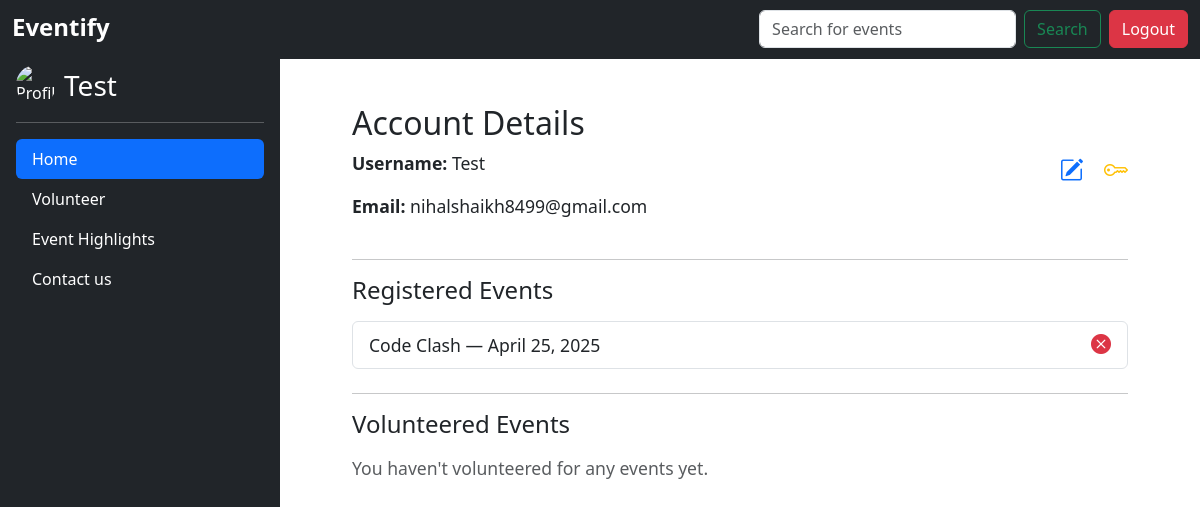
Page /profile/ (signed in) on the earlier database version.
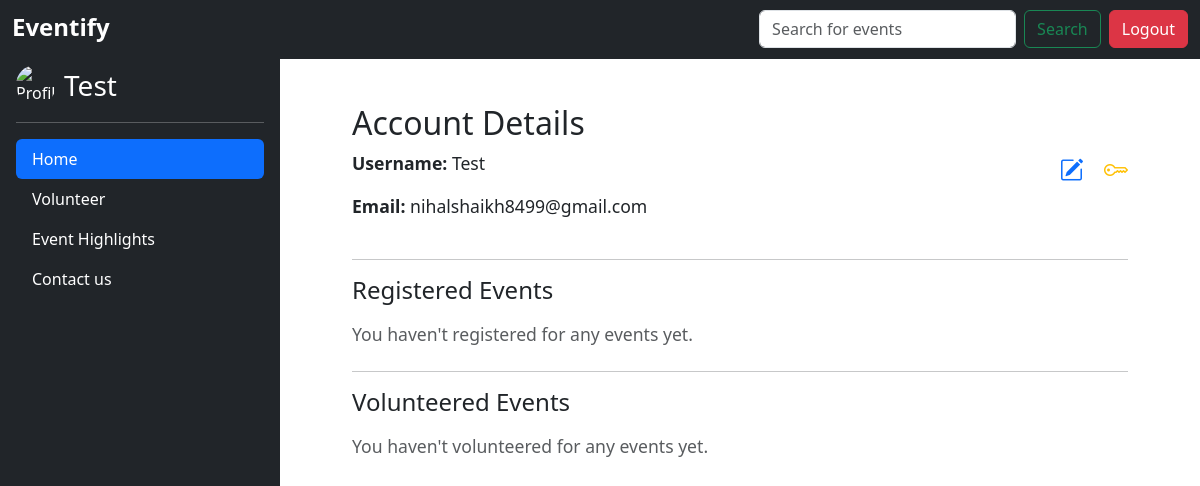
Same page on the later database version.
### events/models.py (models this page shows, shortened)
class EventRegistration(models.Model):
    DEPARTMENT_CHOICES = [
        ('FY MCA', 'First Year MCA'),
        ('SY MCA', 'Second Year MCA'),
        ('FY MBA', 'First Year MBA'),
        ('SY MBA', 'Second Year MBA'),
    ]
    user = models.ForeignKey(User, on_delete=models.CASCADE)
    event = models.ForeignKey(Event, on_delete=models.CASCADE)
    phone_number = models.CharField(max_length=10)
    department = models.CharField(max_length=10, choices=DEPARTMENT_CHOICES)
    players = models.JSONField()
    class Meta:
        unique_together = ('user', 'event')

class Event(models.Model):
    EVENT_CATEGORIES = [
        ('Coding', 'Coding Competition'),
        ('Sports', 'Sports Event'),
        ('Cultural', 'Cultural Event'),
        ('Other', 'Other'),
    ]
    name = models.CharField(max_length=255)
    description = models.TextField()
    category = models.CharField(max_length=20, choices=EVENT_CATEGORIES)
    date = models.DateField()
    time = models.TimeField()
    venue = models.CharField(max_length=255)
    image = CloudinaryField('image', blank=True, null=True)  # Change to CloudinaryField
    min_players = models.PositiveIntegerField(default=1)
    max_players = models.PositiveIntegerField(default=1)
    created_at = models.DateTimeField(auto_now_add=True)
    rule_book = models.FileField(upload_to='rule_books/', blank=True, null=True)
    volunteer_requirement = models.PositiveIntegerField(default=0)
    registration_deadline = models.DateTimeField(null=True, blank=True)

### events/views.py (the view)
# urls.py: path('profile/', views.profile_view, name='profile'),
@login_required
def profile_view(request):
    registered_events = EventRegistration.objects.filter(user=request.user).select_related('event')
    volunteered_events = VolunteerRegistration.objects.filter(user=request.user).select_related('event')
    return render(request, 'profile.html', {
        'registered_events': registered_events,
        'volunteered_events': volunteered_events,
    })

### events/templates/profile.html
{% extends "base.html" %}
{% load static %}
{% block content %}
<link rel="stylesheet" href="https://cdn.jsdelivr.net/npm/bootstrap-icons@1.10.5/font/bootstrap-icons.css">
<div class="container py-5" style="max-width: 800px; font-size: 1.1rem;">
  <div class="mb-4 d-flex justify-content-between align-items-center">
    <div>
      <h2>Account Details</h2>
      <p><strong>Username:</strong> {{ request.user.username }}</p>
      <p><strong>Email:</strong> {{ request.user.email }}</p>
    </div>
    <div>
      <a href="{% url 'edit_profile' %}" class="text-decoration-none me-3" title="Edit Profile">
        <i class="bi bi-pencil-square fs-4 text-primary"></i>
      </a>
      <a href="{% url 'change_password' %}" class="text-decoration-none" title="Change Password">
        <i class="bi bi-key fs-4 text-warning"></i>
      </a>
    </div>
  </div>
  <hr>
  <div class="mb-4">
    <h4 class="mb-3">Registered Events</h4>
    {% if registered_events %}
      <ul class="list-group">
        {% for reg in registered_events %}
          <li class="list-group-item d-flex justify-content-between align-items-center">
            <a href="{% url 'event_detail' reg.event.id %}" class="text-decoration-none text-dark">
              {{ reg.event.name }} — {{ reg.event.date }}
            </a>
            <a href="{% url 'unregister_event' reg.id %}" class="text-danger" title="Unregister">
              <i class="bi bi-x-circle-fill fs-5"></i>
            </a>
          </li>
        {% endfor %}
      </ul>
    {% else %}
      <p class="text-muted">You haven't registered for any events yet.</p>
    {% endif %}
  </div>
  <hr>
  <div>
    <h4 class="mb-3">Volunteered Events</h4>
    {% if volunteered_events %}
      <ul class="list-group">
        {% for reg in volunteered_events %}
        <li class="list-group-item d-flex justify-content-between align-items-center">
          <a href="{% url 'event_detail' reg.event.id %}" class="text-decoration-none text-dark">
            {{ reg.event.name }} — {{ reg.event.date }}
          </a>
          <a href="{% url 'unregister_volunteer' reg.id %}" class="text-danger" title="Withdraw Volunteering">
            <i class="bi bi-x-circle-fill fs-5"></i>
          </a>
        </li>
      {% endfor %}
      </ul>
    {% else %}
      <p class="text-muted">You haven't volunteered for any events yet.</p>
    {% endif %}
  </div>
</div>
{% endblock %}

### templates/base.html (shortened to what this page needs)
{% load static %}
<!DOCTYPE html>
<html lang="en">
<head>
    <link href="https://cdn.jsdelivr.net/npm/bootstrap@5.3.3/dist/css/bootstrap.min.css" rel="stylesheet">
    <link rel="stylesheet" href="https://cdn.jsdelivr.net/npm/glightbox/dist/css/glightbox.min.css" />
    <link
  rel="stylesheet"
  href="https://cdnjs.cloudflare.com/ajax/libs/font-awesome/6.5.0/css/all.min.css"
/>
</head>
<body class="">
    <nav class="navbar navbar-expand-md navbar-dark fixed-top bg-dark ">
        <div class="container-fluid">
          <a class="navbar-brand " href="{% url "event_list" %}"><h4 class="mb-1"><strong>Eventify</strong></h4></a>
          <div class="collapse navbar-collapse" id="navbarCollapse">
            <ul class="navbar-nav me-auto mb-2 mb-md-0">
              <li class="nav-item">
                <a class="nav-link active" href="#"></a>
              </li>
              <li class="nav-item">
                <a class="nav-link" href="#"></a>
              </li>
              <li class="nav-item">
                <a class="nav-link" href="#"></a>
              </li>
            </ul>
            <form class="d-flex" role="search" method="get"
              {% if request.user.is_staff %}
                action="{% url 'admin_event_list' %}"
              {% else %}
                action="{% url 'event_list' %}"
              {% endif %}
            >
              <input class="form-control me-2 custom-shadow-button" type="search" name="q" placeholder="Search for events" aria-label="Search" value="{{ query|default:'' }}">
              <button class="btn btn-outline-success custom-shadow-button me-2" type="submit">Search</button>
            </form>
          {% if user.is_authenticated %}
          <form action= {% url 'logout' %} method="post">
            <button class="btn btn-danger"   type = 'submit'>Logout</button>
          </form>
          {% endif %}
        </div>
    </nav>
    <div class="sidebar text-white bg-dark px-3 py-2">
      {% if not request.user.is_staff %}
      <a href="{% url 'profile' %}" class="d-inline-flex align-items-center text-white text-decoration-none">
        <img src="https://cdn0.iconfinder.com/data/icons/user-pictures/100/unknown_1-2-1024.png" alt="Profile" width="40" height="40" class="rounded-circle me-2">
        <span class="fs-3">{{ request.user.username }}</span>
      </a>
      {% endif %}
      <hr>
      {% if not request.user.is_staff %}
      <ul class="nav nav-pills flex-column mb-auto">
        <li class="nav-item">
          <a href="{% url 'event_list' %}" class="nav-link active">Home</a>
        </li>
        <li><a href="{% url 'volunteer_events' %}" class="nav-link text-white">Volunteer</a></li>
        <li><a href="{% url 'highlights_list' %}" class="nav-link text-white">Event Highlights</a></li>
        <li><a href="{% url 'contact' %}" class="nav-link text-white">Contact us</a></li>
      </ul>
      {% endif %}
    </div>
    <div class="content">
        {% block content %}
        {% endblock %}
    </div>
</body>
</html>

### templates/base.html (style rules this page uses)
.sidebar { position: fixed; top: 56px; left: 0; width: 280px; height: calc(100vh - 56px); background-color: #343a40; padding: 1rem; overflow-y: auto; }
.content { margin-left: 280px; padding: 2rem; padding-top: 56px; }

Differences in the rows shown:
removed EventRegistration: event.name "Code Clash", event "April 25, 2025"
Other differences:
text now shown: "You haven't registered for any events yet."
